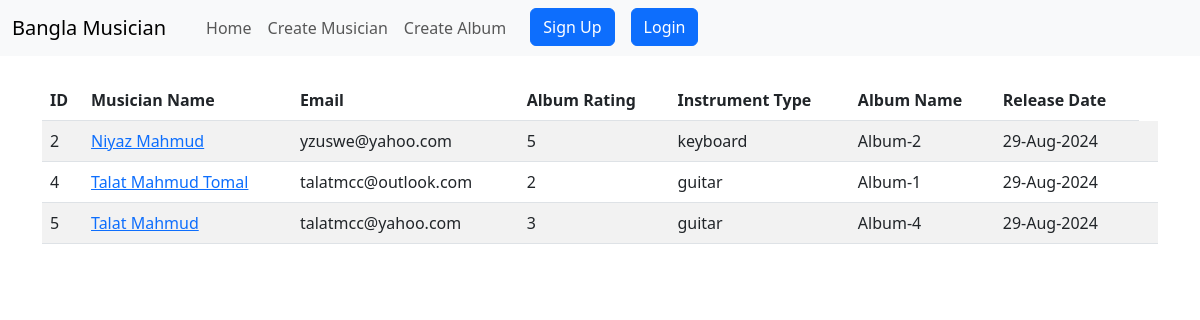
The page / on the database its author committed.
### album/models.py (models this page shows, shortened)
class Album(models.Model):
    name = models.CharField(max_length=100)
    musician = models.ForeignKey(Musician, on_delete=models.CASCADE)
    release_date = models.DateTimeField(auto_now=True)
    rating = models.IntegerField(choices=[(i, i) for i in range(1, 6)])

### musician/models.py (models this page shows)
class Musician(models.Model):
    INSTRUMENT_TYPE = (
        ("harmonium", "Harmonium"),
        ("guitar", "Guitar"),
        ("drams", "Drams"),
        ("keyboard", "Keyboard"),
    )
    first_name = models.CharField(max_length=20)
    last_name = models.CharField(max_length=20)
    email = models.EmailField()
    phone_number = models.CharField(max_length=15)
    instrument_type = models.CharField(choices=INSTRUMENT_TYPE, max_length=20)
    def __str__(self):
        return f"{self.first_name} {self.last_name}"

### bangla_musician/views.py (the view)
# urls.py: path('', views.home, name='home'),
def home(request):
    musicians = Musician.objects.all()
    albums = Album.objects.all()
    context = {
        'musicians': musicians,
        'albums': albums,
    }
    return render(request, 'unauthenticated_home.html', context)

### templates/unauthenticated_home.html
{% extends 'base.html' %}
{% block content %}
<table class="table table-striped">
    <thead>
        <tr>
            <th>ID</th>
            <th>Musician Name</th>
            <th>Email</th>
            <th>Album Rating</th>
            <th>Instrument Type</th>
            <th>Album Name</th>
            <th>Release Date</th>
        </tr>
    </thead>
    <tbody>
        {% for album in albums %}
        <tr>
            <td>{{ album.id }}</td>
            <td><a href="{% url 'edit_musician' album.musician.id %}">{{ album.musician }}</a></td>
            <td>{{ album.musician.email }}</td>
            <td>{{ album.rating }}</td>
            <td>{{ album.musician.instrument_type }}</td>
            <td>{{ album.name }}</td>
            <td>{{ album.release_date|date:"d-M-Y" }}</td>
            <td>
            </td>
        </tr>
        {% endfor %}
    </tbody>
</table>
{% endblock %}

### templates/base.html (shortened to what this page needs)
<!DOCTYPE html>
<html lang="en">
<head>
    <link rel="stylesheet" href="https://cdn.jsdelivr.net/npm/bootstrap@5.3.0/dist/css/bootstrap.min.css">
</head>
<body>
    {% load crispy_forms_tags %}
    <nav class="navbar navbar-expand-lg navbar-light bg-light">
        <div class="container-fluid">
            <a class="navbar-brand" href="{% url 'home' %}">Bangla Musician</a>
            <div class="collapse navbar-collapse mx-3" id="navbarNav">
                <ul class="navbar-nav">
                    {% if user.is_authenticated %}
                        <li class="nav-item">
                            <a class="nav-link" href="{% url 'authenticated_home' %}">Home</a>
                        </li>
                        {% else %}
                        <li class="nav-item">
                            <a class="nav-link" href="{% url 'home' %}">Home</a>
                        </li>
                    {% endif %}
                    <li class="nav-item">
                        <a class="nav-link" href="{% url 'create_musician' %}">Create Musician</a>
                    </li>
                    <li class="nav-item">
                        <a class="nav-link" href="{% url 'create_album' %}">Create Album</a>
                    </li>
                    {% if user.is_authenticated %}
                        <li class="nav-item">
                            <form method="POST" action="{% url 'logout' %}">
                                {% csrf_token %}
                                <button type="submit" class="btn btn-primary">Logout</button>
                            </form>
                        </li>
                        {% else %}
                        <li class="nav-item">
                            <a class="btn btn-primary mx-3" href="{% url 'signup' %}">Sign Up</a>
                        </li>
                        <li class="nav-item">
                            <a class=" btn btn-primary" href="{% url 'login' %}" data-bs-toggle="modal" data-bs-target="#loginModal">Login</a>
                        </li>
                    {% endif %}
                </ul>
            </div>
        </div>
    </nav>
    <div class="container mt-4">
        {% block content %}{% endblock %}
    </div>
</body>
</html>

### rows shown on the page
Album: id "2", musician "Niyaz Mahmud", musician.email "yzuswe@yahoo.com", rating "5", musician.instrument_type "keyboard", name "Album-2", release_date "29-Aug-2024"
Album: id "4", musician "Talat Mahmud Tomal", musician.email "talatmcc@outlook.com", rating "2", musician.instrument_type "guitar", name "Album-1", release_date "29-Aug-2024"
Album: id "5", musician "Talat Mahmud", musician.email "talatmcc@yahoo.com", rating "3", musician.instrument_type "guitar", name "Album-4", release_date "29-Aug-2024"
